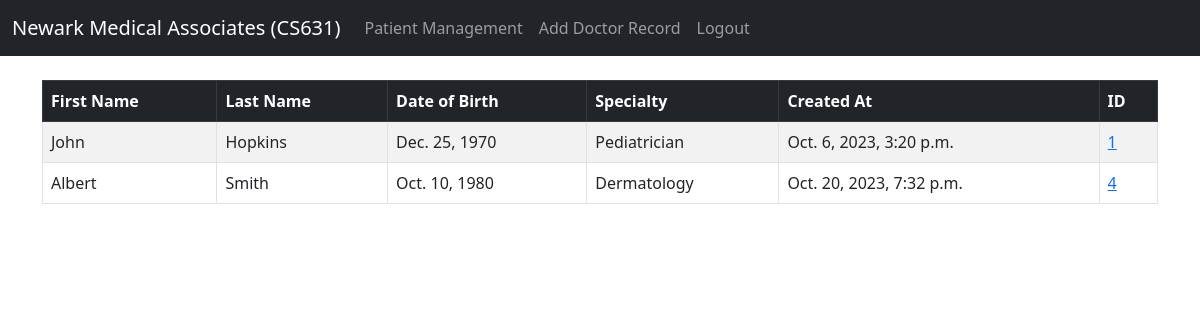
The page /patient_management/doctor_table/ (signed in) on the database its author committed.
### website/models.py (models this page shows, shortened)
class Doctor(models.Model):
	created_at = models.DateTimeField(auto_now_add=True)
	first_name = models.CharField(max_length=50)
	last_name =  models.CharField(max_length=50)
	DOB = models.DateField()
	specialty = models.CharField(max_length=100, choices=realSpecialty)

### website/views.py (the view)
# urls.py: path('patient_management/doctor_table/', views.see_doctor_table, name='doctor_table'),
def see_doctor_table(request):
	if request.user.is_authenticated:
		doctors = Doctor.objects.all()
		return render(request, 'patient_managements/doctor_table.html', {'doctors':doctors})
	else:
		messages.success(request, "This action requres user to be logged in.")
		return redirect('home')

### website/templates/patient_managements/doctor_table.html
{% extends 'base.html' %}
{% block content %}
{% if user.is_authenticated %}
<table class="table table-striped table-hover table-bordered">
  <thead class="table-dark">
    <tr>
      <th scope="col">First Name</th>
      <th scope="col">Last Name</th>
      <th scope="col">Date of Birth</th>
      <th scope="col">Specialty</th>
      <th scope="col">Created At</th>
      <th scope="col">ID</th>
    </tr>
  </thead>
  <tbody>
{% if doctors %}
	{% for doctor in doctors %}
		<tr>
			<td>{{ doctor.first_name }}</td>
            <td>{{ doctor.last_name }}</td>
            <td>{{ doctor.DOB }}</td>
            <td>{{ doctor.specialty }}</td>
			<td>{{ doctor.created_at }}</td>
			<td><a href="{% url 'doctor' doctor.id %}">{{ doctor.id }}</a></td>
		</tr>
	{% endfor %}
	  </tbody>
	</table>
  {% endif %}
{% endif %}
{% endblock %}

### rows shown on the page
Doctor: first_name "John", last_name "Hopkins", DOB "Dec. 25, 1970", specialty "Pediatrician", created_at "Oct. 6, 2023, 3:20 p.m.", id "1"
Doctor: first_name "Albert", last_name "Smith", DOB "Oct. 10, 1980", specialty "Dermatology", created_at "Oct. 20, 2023, 7:32 p.m.", id "4"
